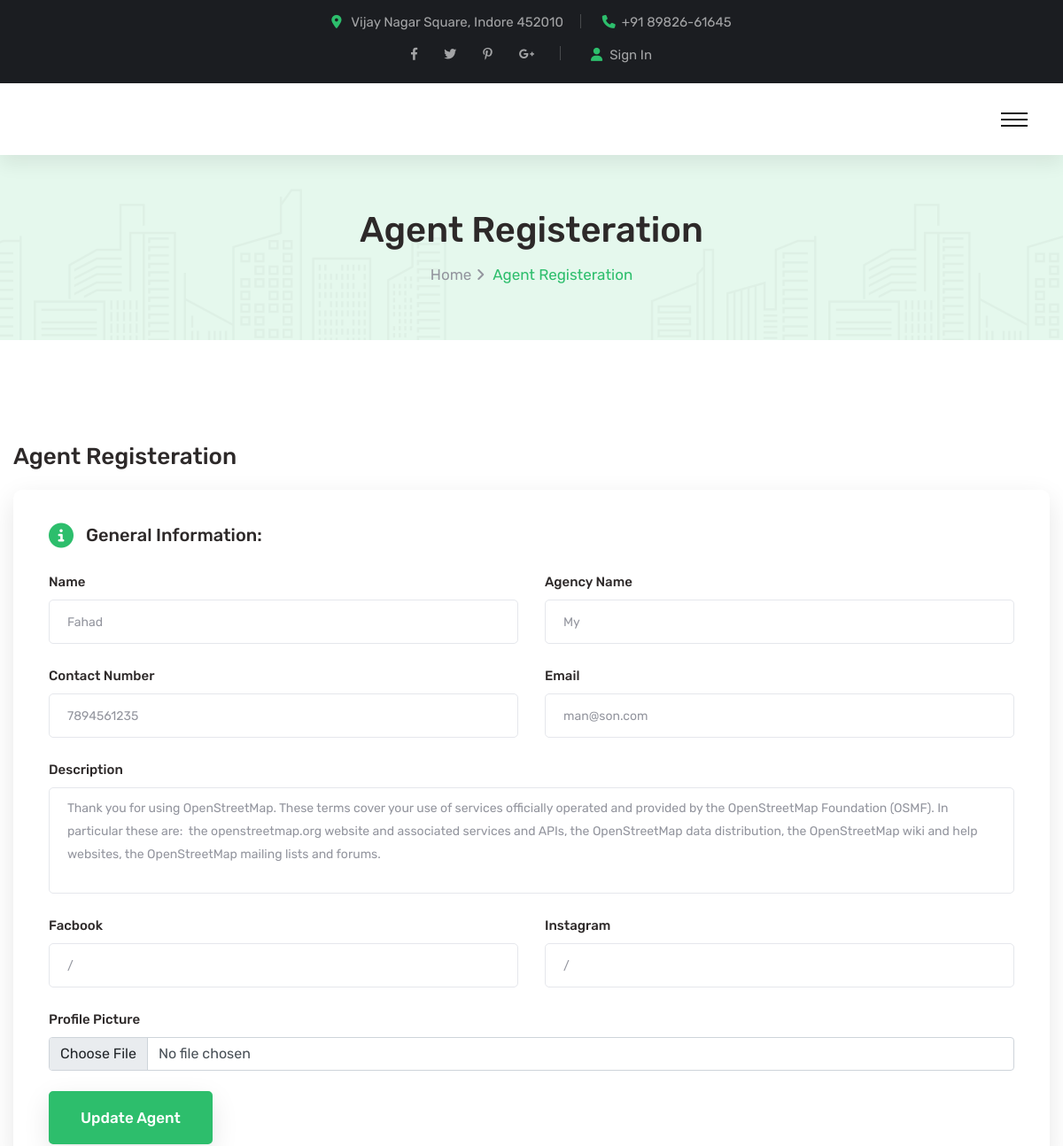
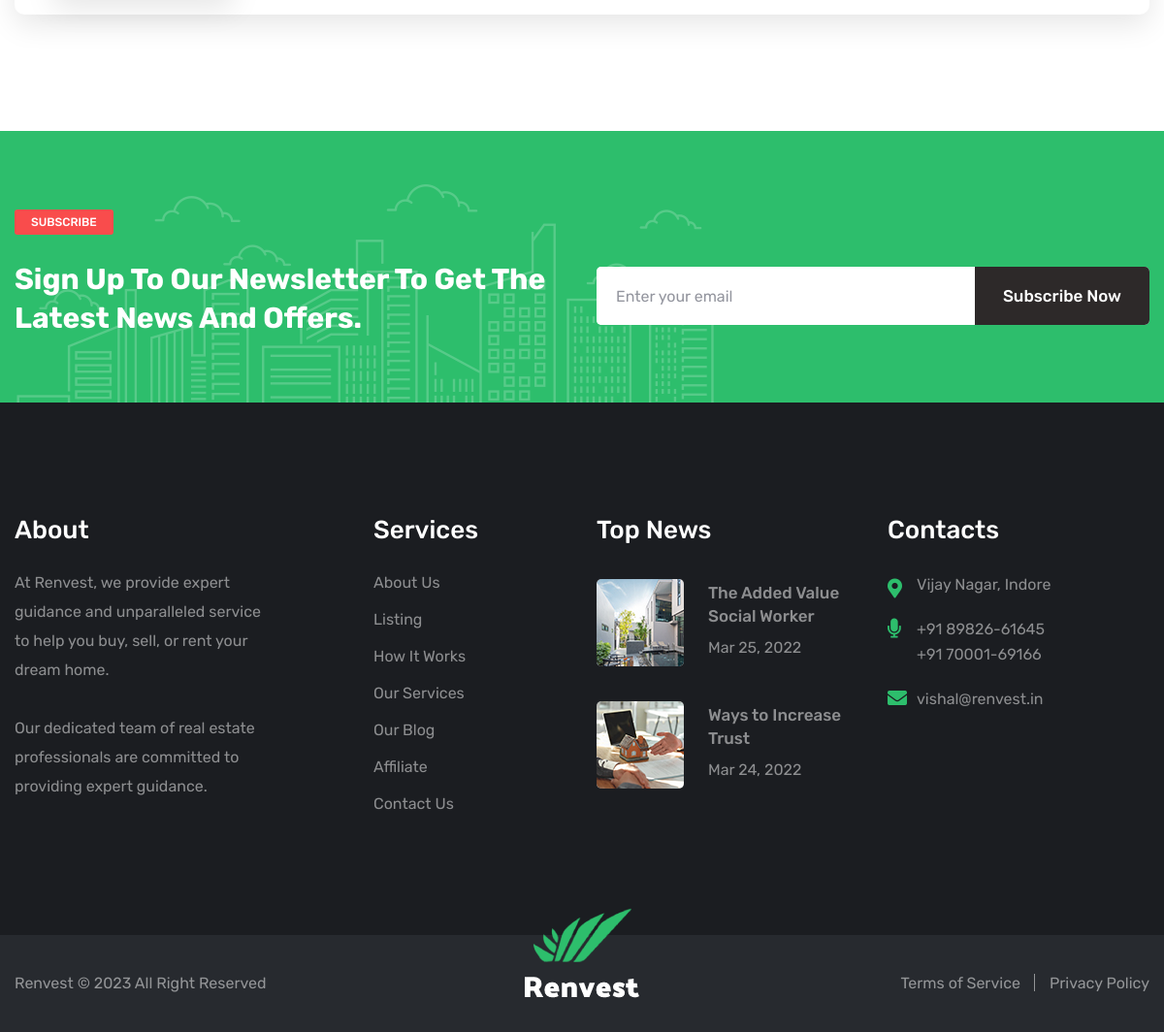
The app's page /agent/agent-updatation/6 (signed in) with its own data (2 pictures, top to bottom).
### property/models.py (models this page shows, shortened)
class Agent(models.Model):
    user = models.OneToOneField(User, on_delete=models.CASCADE)
    name = models.CharField(max_length=50)
    agency = models.CharField(max_length=200)
    phone = models.CharField(max_length=12)
    email = models.EmailField(max_length=500)
    description = models.CharField(max_length=5000)
    facebook = models.CharField(max_length=1000, blank=True)
    instagram = models.CharField(max_length=1000, blank=True)
    image = models.ImageField(blank=False, upload_to="agent_profile_img")
    created_at = models.DateTimeField(auto_now_add=True, blank=True)

### agent/views.py (the view)
# urls.py: path('agent-updatation/<pk>', views.agent_updatation,
def agent_updatation(request, pk):
    if request.user:
        agentDetail = Agent.objects.filter(id=pk).first()
        if request.method == "POST":
            aname = request.POST.get('name')
            agency = request.POST.get('agency')
            phone = request.POST.get('phone')
            email = request.POST.get('email')
            description = request.POST.get('description')
            facebook = request.POST.get('facebook')
            instagram = request.POST.get('instagram')
            image = request.FILES['image']
            if image:
                os.remove(agentDetail.image.path)
            else:
                image = agentDetail.image
            created_at = agentDetail.created_at
            agent_create = Agent(id=pk, user=request.user, name=aname, agency=agency, phone=phone, email=email,
                                 description=description, facebook=facebook, instagram=instagram, image=image, created_at=created_at)
            agent_create.save()
            print("UserUpdate")
            return redirect('agent-details', agentDetail.user.id)
        elif request.user.id == agentDetail.user.id:
            name = agentDetail.name
            print(name)
            agentInfo = {
                "name": name,
                "aname": agentDetail.agency,
                "phone": agentDetail.phone,
                "email": agentDetail.email,
                "description": agentDetail.description,
                "facebook": agentDetail.facebook,
                "instagram": agentDetail.instagram,
            }
            return render(request, "agent/agent-updatation.html", agentInfo)
    return render(request, "agent/agent-updatation.html", agentInfo)

### property/templates/agent/agent-updatation.html (shortened to what this page needs)
{% extends 'base.html' %} {% load static %} {% block content %}
<section class="page-title-two bg-color-1 centred">
  <div class="pattern-layer">
    <div
      class="pattern-1"
      style="background-image: url(/static/images/shape/shape-9.png)"
    ></div>
    <div
      class="pattern-2"
      style="background-image: url(/static/images/shape/shape-10.png)"
    ></div>
  </div>
  <div class="auto-container">
    <div class="content-box clearfix">
      <h1>Agent Registeration</h1>
      <ul class="bread-crumb clearfix">
        <li><a href="{% url 'home' %}">Home</a></li>
        <li>Agent Registeration</li>
      </ul>
    </div>
  </div>
</section>
<section class="myprofile-section sec-pad">
  <div class="auto-container">
    <div class="title">
      <h3>Agent Registeration</h3>
    </div>
    <div class="tabs-box">
      <div class="tabs-content">
        <div class="tab active-tab" id="tab-1">
          <div class="general-information">
            <h4><i class="fa-solid fa-circle-info"></i></i>General Information:</h4>
            <div class="inner-box default-form">
              <form method="post" enctype="multipart/form-data">
              <div class="row clearfix">
                <div class="col-lg-6 col-md-6 col-sm-12 column">
                  <div class="field-input">
                    <label>Name</label>
                    <input
                      type="text"
                      name="name"
                      placeholder="Full Name"
                      value = {{name}}
                    />
                  </div>
                </div>
                <div class="col-lg-6 col-md-6 col-sm-12 column">
                    <div class="field-input">
                      <label>Agency Name</label>
                      <input
                      type="text"
                      name="agency"
                      placeholder="Agency Name || Individual"
                      value = {{aname}}
                    />
                    </div>
                  </div>
                <div class="col-lg-6 col-md-6 col-sm-12 column">
                  <div class="field-input">
                    <label>Contact Number</label>
                    <input
                      type="text"
                      name="phone"
                      placeholder="Contact Number"
                      value = {{phone}}
                    />
                  </div>
                </div>
                <div class="col-lg-6 col-md-6 col-sm-12 column">
                  <div class="field-input">
                    <label>Email</label>
                    <input
                      type="email"
                      name="email"
                      placeholder="Email"
                      value = {{email}}
                    />
                  </div>
                </div>
                <div class="col-lg-12 col-md-12 col-sm-12 column">
                  <div class="field-input">
                    <label>Description</label>
                    <textarea placeholder="Enter your text" name="description" >{{description}}</textarea>
                  </div>
                </div>
                <div class="col-lg-6 col-md-6 col-sm-12 column">
                  <div class="field-input">
                    <label>Facbook</label>
                    <input
                      type="text"
                      name="facebook"
                      placeholder="Facebook Link"
                      value = {{facebook}}
                    />
                  </div>
                </div>
                <div class="col-lg-6 col-md-6 col-sm-12 column">
                  <div class="field-input">
                    <label>Instagram</label>
                    <input
                      type="text"
                      name="instagram"
                      placeholder="Instagram Link"
                      value = {{instagram}}
                    />
                  </div>
                </div>
                <div class="col-lg-12 col-md-12 col-sm-12 column">
                  <div class="field-input">
                    <label>Profile Picture</label>
                    <input class="form-control  col-md-12" name="image" id="formFileSm" type="file" />
                  </div>
                </div>
              </div>
                  <button type="submit" class="theme-btn btn-one">
                    Update Agent
                  </button>
            </div>
          </div>
      </div>
    </div>
  </div>
</section>
{% endblock content %}

### property/static/css/color/theme-color.css (style rules this page uses)
.theme-btn.btn-one { background-color: #2dbe6c; border: 2px solid #2dbe6c; }
.page-title-two .bread-crumb li:last-child { color: #2dbe6c; }
.myprofile-section h4 i { color: #2dbe6c; }

### records on screen
Agent: phone "7894561235", email "man@son.com", description "Thank you for using OpenStreetMap. These terms cover your use of services officially operated and provided by the OpenStreetMap Foundation (OSMF). In particular these are: the openstreetmap.org website and associated services and APIs, the OpenStreetMap data distribution, the OpenStreetMap wiki and help websites, the OpenStreetMap mailing lists and forums."
